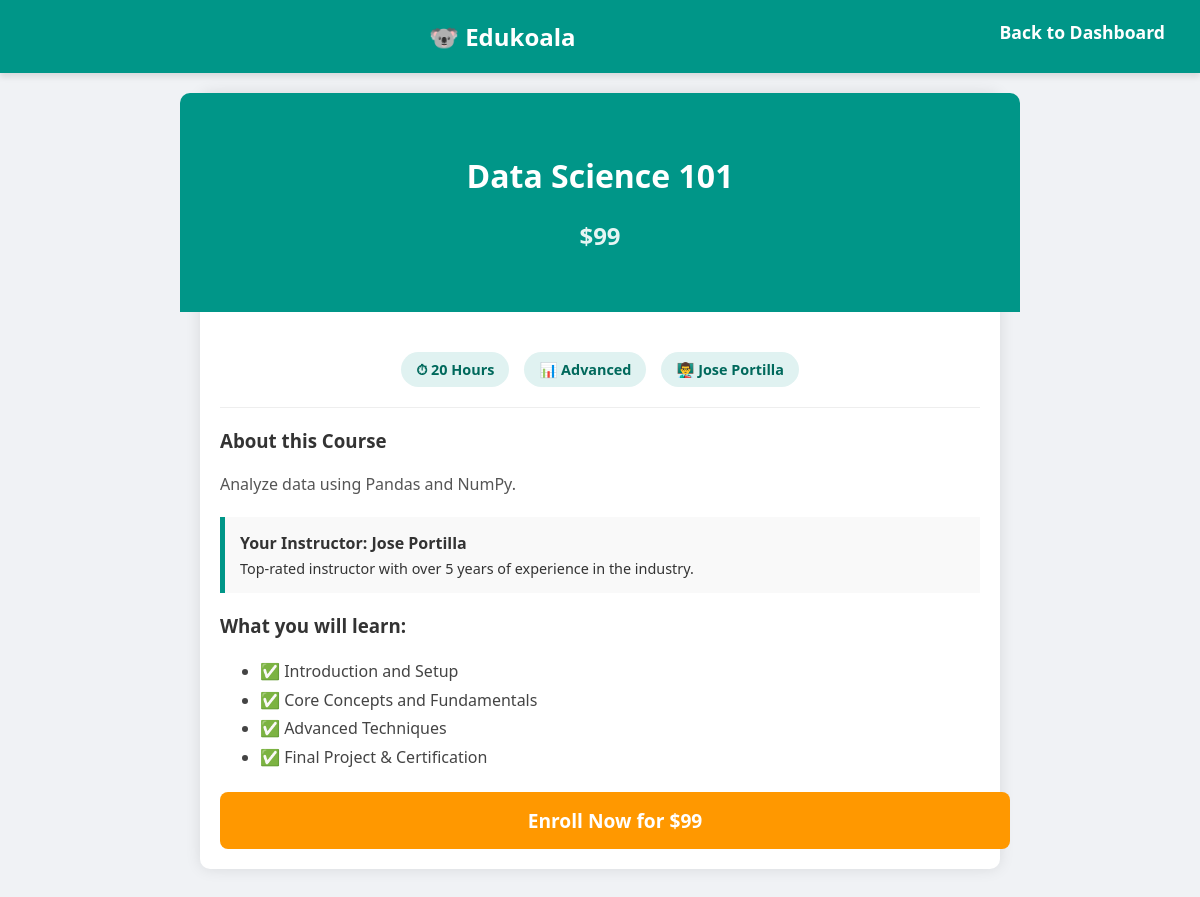
The app's page /course/3 (signed in) with its own data.
### tables this page shows
CREATE TABLE courses 
                 (id INTEGER PRIMARY KEY, title TEXT, description TEXT, price TEXT, duration TEXT, level TEXT, instructor TEXT);

### app.py (the view)
@app.route('/course/<int:course_id>')
def course_details(course_id):
    if 'user_id' not in session:
        return redirect(url_for('login'))
    conn = get_db_connection()
    course = conn.execute('SELECT * FROM courses WHERE id = ?', (course_id,)).fetchone()
    conn.close()
    return render_template('course_details.html', course=course)

### app.py (called while the page is built)
def get_db_connection():
    conn = sqlite3.connect('database.db')
    conn.row_factory = sqlite3.Row  # This lets us access columns by name!
    return conn

### templates/course_details.html (shortened to what this page needs)
<!DOCTYPE html>
<html>
<head>
    <link rel="stylesheet" href="{{ url_for('static', filename='style.css') }}">
</head>
<body>
    <header>
        <nav>
            <a href="/dashboard" style="font-size: 1.5em;">🐨 Edukoala</a>
            <div style="float: right;">
                <a href="/dashboard">Back to Dashboard</a>
            </div>
        </nav>
    </header>
    <div class="container" style="padding: 0;"> <div class="course-header">
            <h1>{{ course['title'] }}</h1>
            <h2 style="margin-top: 10px; opacity: 0.9;">{{ course['price'] }}</h2>
        </div>
        <div style="padding: 20px;">
            <div class="course-meta">
                <span class="badge">⏱ {{ course['duration'] }}</span>
                <span class="badge">📊 {{ course['level'] }}</span>
                <span class="badge">👨‍🏫 {{ course['instructor'] }}</span>
            </div>
            <hr style="border: 0; border-top: 1px solid #eee; margin: 20px 0;">
            <h3>About this Course</h3>
            <p style="line-height: 1.6; color: #555;">
                {{ course['description'] }}
            </p>
            <div class="instructor-box">
                <strong>Your Instructor: {{ course['instructor'] }}</strong>
                <p style="margin: 5px 0 0 0; font-size: 0.9em;">
                    Top-rated instructor with over 5 years of experience in the industry.
                </p>
            </div>
            <h3>What you will learn:</h3>
            <ul style="line-height: 1.8; color: #444;">
                <li>✅ Introduction and Setup</li>
                <li>✅ Core Concepts and Fundamentals</li>
                <li>✅ Advanced Techniques</li>
                <li>✅ Final Project & Certification</li>
            </ul>
<a href="/enroll/{{ course['id'] }}" class="enroll-btn">Enroll Now for {{ course['price'] }}</a>
        </div>
    </div>
    <br><br>
</body>
</html>

### static/style.css (style rules this page uses)
body { font-family: 'Segoe UI', Tahoma, Geneva, Verdana, sans-serif; background-color: #f0f2f5; margin: 0; padding: 0; color: #333; }
header { background-color: #009688; color: white; padding: 20px; text-align: center; box-shadow: 0 4px 6px rgba(0,0,0,0.1); }
nav a { color: white; text-decoration: none; margin: 0 15px; font-weight: bold; font-size: 1.1em; }
.container { max-width: 800px; margin: 40px auto; padding: 20px; background: white; border-radius: 10px; box-shadow: 0 0 15px rgba(0,0,0,0.1); }
.course-header { background-color: #009688; color: white; padding: 40px; border-radius: 10px 10px 0 0; text-align: center; margin: -20px -20px 20px -20px; }
.course-meta { display: flex; justify-content: center; gap: 15px; margin-bottom: 20px; }
.badge { background-color: #e0f2f1; color: #00695c; padding: 8px 15px; border-radius: 20px; font-weight: bold; font-size: 0.9em; display: inline-block; }
.instructor-box { background-color: #f9f9f9; border-left: 5px solid #009688; padding: 15px; margin: 20px 0; }
.enroll-btn { display: block; width: 100%; text-align: center; background-color: #ff9800; color: white; padding: 15px; border-radius: 8px; font-size: 1.2em; font-weight: bold; text-decoration: none; margin-top: 20px; }

### records on screen
courses: title "Data Science 101", price "$99", duration "20 Hours", level "Advanced", instructor "Jose Portilla", description "Analyze data using Pandas and NumPy."
